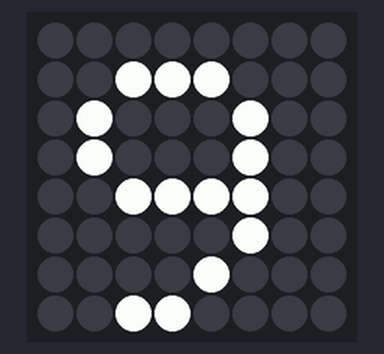
Bench run of a program on a simulated Raspberry Pi (BCM pin numbers) with a Sense HAT. Parts: the Sense HAT's 8×8 RGB LED matrix. At 10.0 s the program stops and its outputs stay as they are.

Above: at 0.1 s.
At 2.1 s:
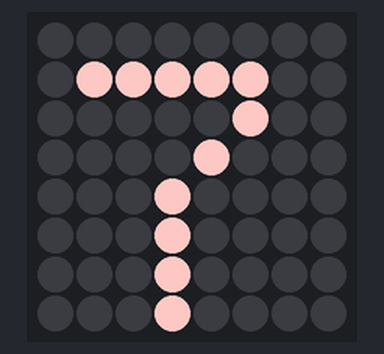
At 4.1 s:
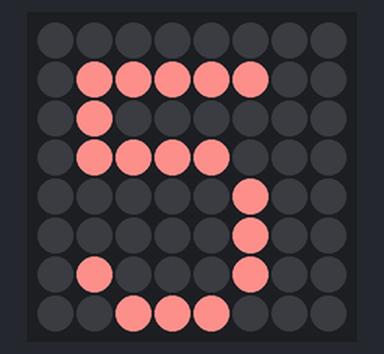
At 6.1 s:
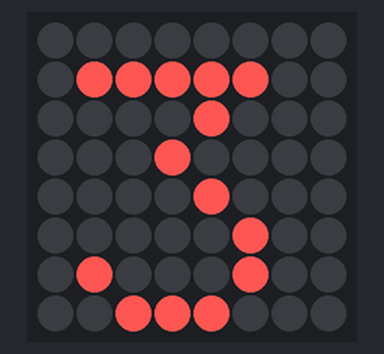
At 8.1 s:
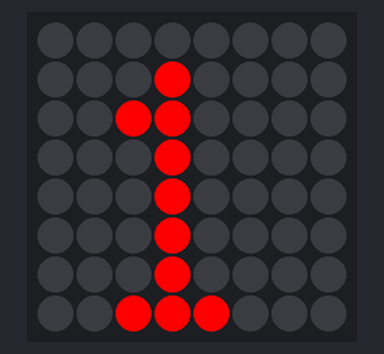
At 9.1 s:
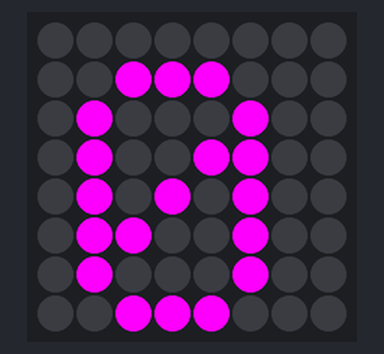

The program:

text_countdown.py
```python
from sense_emu import SenseHat
from time import sleep
import math
sense_emulator = SenseHat()
COLOR_TO_APPROACH = [255, 0, 0]
original_color = [255, 255, 255]
PURPLE = [255, 0, 255]
step = (original_color[1] - COLOR_TO_APPROACH[1]) / 9

def ChangeColorOneNinth():
    original_color[1] = round(original_color[1] - step)
    original_color[2] = round(original_color[2] - step)
i = 9

while(i > -1):
    if i == 0:
        original_color = PURPLE
    sense_emulator.show_letter(str(i), original_color)
    sleep(1)
    ChangeColorOneNinth()

    i -= 1
```

Measured:
- what the display in image 1 shows lasts 1.0 s, from 2.0 s to 3.0 s
